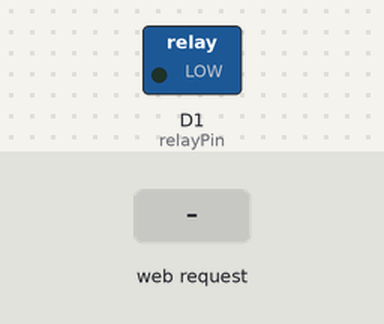
A sketch run on a simulated ESP8266 (NodeMCU). Shown: switched loads named in the sketch (green lamp = pin HIGH). Inputs (shaded band) come from the test bench. WiFi joins after 1.5 s; servers stay silent unless stated; what the sketch prints to the serial monitor is not drawn.

Above: at 3.2 s.
3.3 s: HTTP request GET /on received
At 4.2 s:
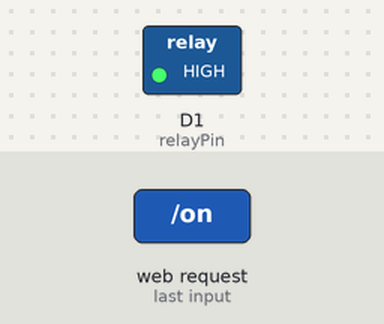
4.8 s: HTTP request GET /off received
At 5.4 s:
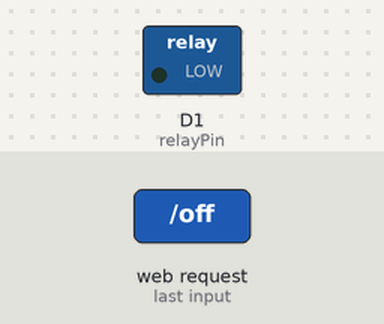
Timing chart, 0 to 7.8 s (numbered marks = the images above; inputs shaded):
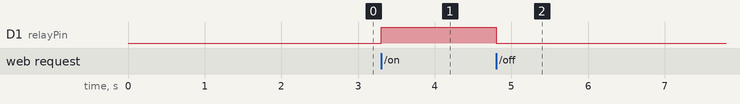

Measured:
- after the input at 3.3 s, D1 (relayPin): LOW → HIGH at once
- after the input at 4.8 s, D1 (relayPin): HIGH → LOW at once

The sketch:

Remote-Socket.ino
```cpp
#include <ESP8266WiFi.h>
#include <WiFiClient.h>
#include <ESP8266WebServer.h>
#define D1 5  // Define D1 as GPIO5

const char* ssid = "Zyxel_9DB1";
const char* password = "F47MBPJCF37QKTQN";

ESP8266WebServer server(80);

const int relayPin = 5; // Pin, na kterém je připojeno relé

void setup() {
    Serial.begin(115200);
    pinMode(relayPin, OUTPUT);
    digitalWrite(relayPin, LOW); // Zajisti, že relé je vypnuté při startu

    WiFi.begin(ssid, password);
    while (WiFi.status() != WL_CONNECTED) {
        delay(1000);
        Serial.println("Connecting to WiFi..");
    }
    Serial.println(WiFi.localIP());

    server.on("/", HTTP_GET, handleRoot);
    server.on("/on", HTTP_GET, handleOn);
    server.on("/off", HTTP_GET, handleOff);

    server.begin();
    Serial.println("HTTP server started");
}

void loop() {
    server.handleClient();
}

void handleRoot() {
    server.send(200, "text/plain", "Hello from ESP8266!");
}

void handleOn() {
    digitalWrite(relayPin, HIGH); // Zapne relé
    server.send(200, "text/plain", "Zásuvka zapnuta");
}

void handleOff() {
    digitalWrite(relayPin, LOW); // Vypne relé
    server.send(200, "text/plain", "Zásuvka vypnuta");
}
```
